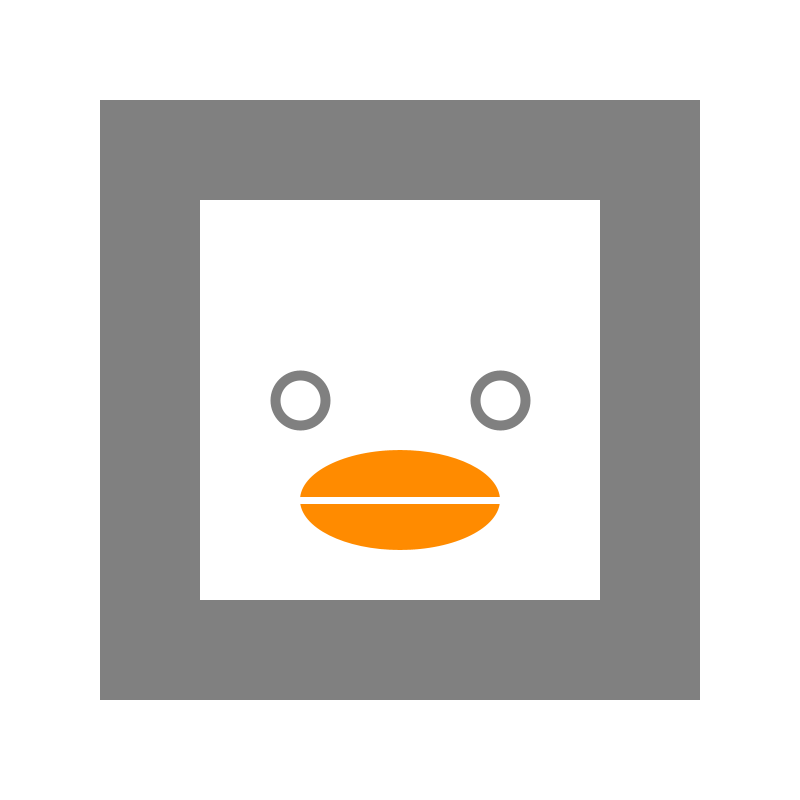
Frame 1 (no input)
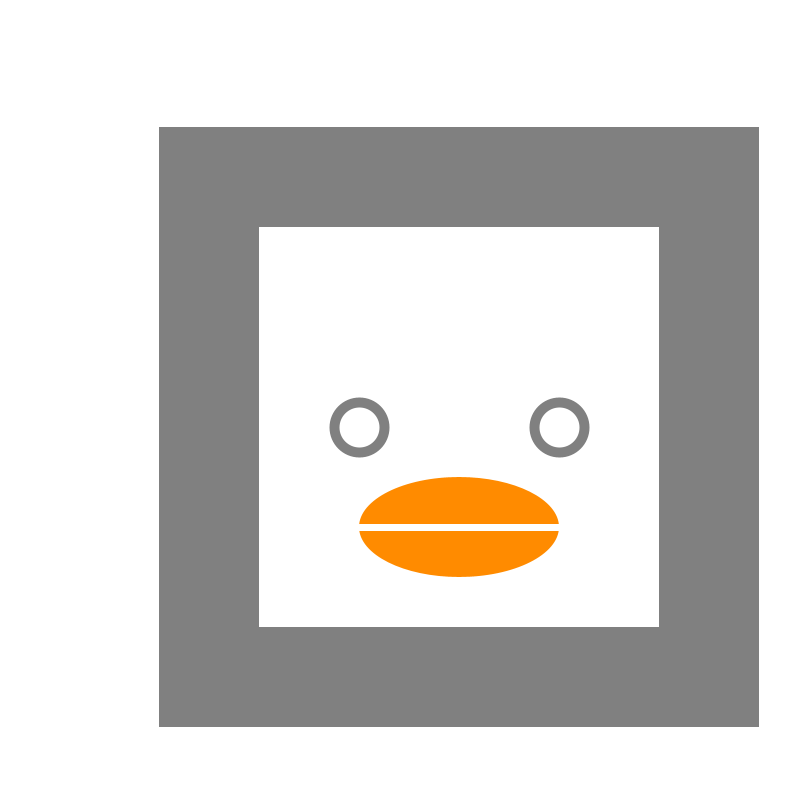
Frame 60 (the mouse pressed at the canvas centre just before this capture)
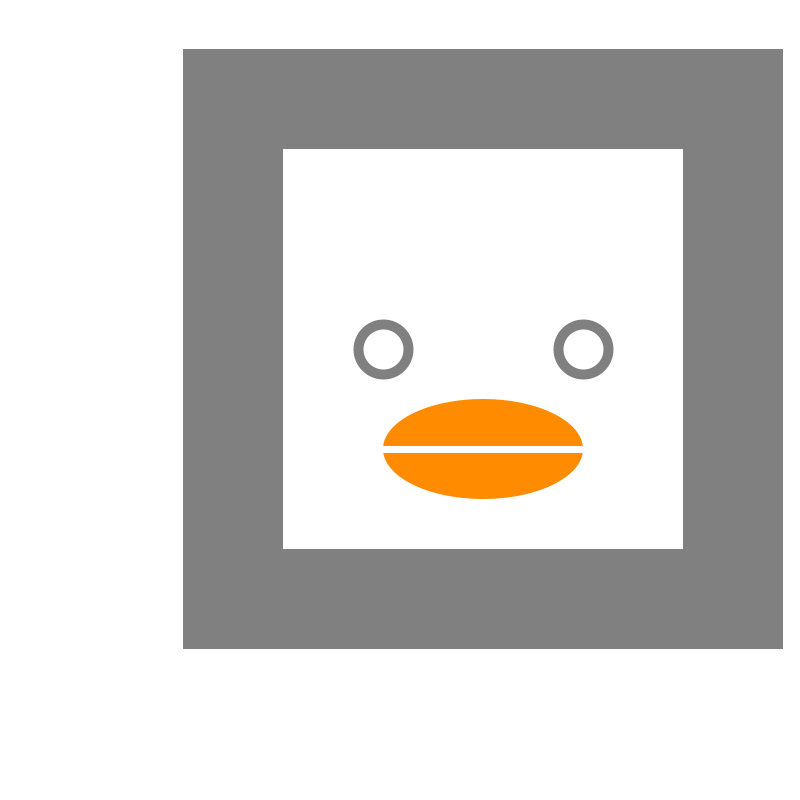
Frame 120 (the mouse held since frame 60 and released just before this capture)

The Processing sketch that drew these frames (run headless with seeded random() and noise(); from frame 60 on, the mouse is pressed at the canvas centre):

// Processing sketch: yaya_move
// ── yaya_move.pde
int x, y, w, h;
int r, g, b;
int speedX = 1, speedY = 3;

void setup() {  
  size(800, 800);
  x = 100;
  y = 100;
  w = h = 600;
}

void draw() {
  background(255);
  
  noStroke();
  fill(128);
  rect(x, y, w, h);
  fill(255);
  rect(x+100, y+100, w/3*2, h/3*2);
  
  //Eyes
  stroke(128);
  strokeWeight(10);
  ellipse(x+200, y+300, w/12, h/12);
  ellipse(x+400, y+300, w/12, h/12);
  
  //Mouth
  noStroke();
  fill(#FF8B00);
  ellipse(x+300, y+400, w/3, h/6);
  stroke(255);
  strokeWeight(7);
  line(x+200, y+400, x+400, y+400);
  
  x += speedX;
  y += speedY;
  
  if ( x < 0 || x+w > width ) { 
      speedX *= -1; 
  } 
  if ( y < 0 || y+h > height ) { 
     speedY *= -1; 
  }
  
}
